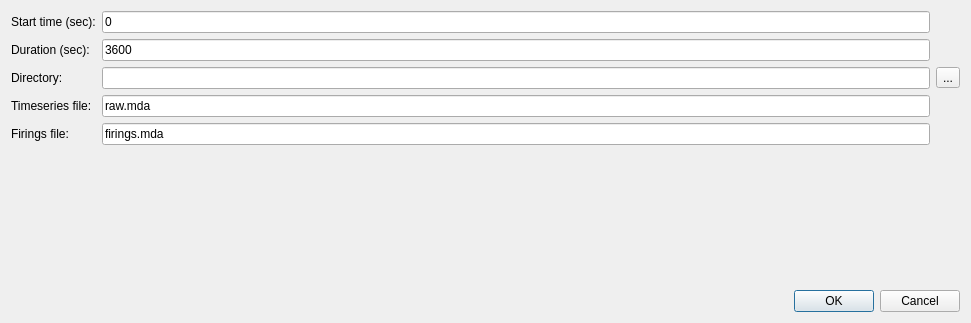
<?xml version="1.0" encoding="UTF-8"?>
<ui version="4.0">
 <class>ExportTimeIntervalDlg</class>
 <widget class="QDialog" name="ExportTimeIntervalDlg">
  <property name="geometry">
   <rect>
    <x>0</x>
    <y>0</y>
    <width>971</width>
    <height>323</height>
   </rect>
  </property>
  <property name="windowTitle">
   <string>Dialog</string>
  </property>
  <layout class="QVBoxLayout" name="verticalLayout_2">
   <item>
    <layout class="QVBoxLayout" name="verticalLayout">
     <item>
      <layout class="QGridLayout" name="gridLayout">
       <item row="2" column="2">
        <widget class="QToolButton" name="select_directory_button">
         <property name="text">
          <string>...</string>
         </property>
        </widget>
       </item>
       <item row="0" column="0">
        <widget class="QLabel" name="label">
         <property name="text">
          <string>Start time (sec):</string>
         </property>
        </widget>
       </item>
       <item row="1" column="1">
        <widget class="QLineEdit" name="duration">
         <property name="text">
          <string>3600</string>
         </property>
        </widget>
       </item>
       <item row="3" column="0">
        <widget class="QLabel" name="label_4">
         <property name="text">
          <string>Timeseries file:</string>
         </property>
        </widget>
       </item>
       <item row="0" column="1">
        <widget class="QLineEdit" name="start_time">
         <property name="text">
          <string>0</string>
         </property>
        </widget>
       </item>
       <item row="1" column="0">
        <widget class="QLabel" name="label_2">
         <property name="text">
          <string>Duration (sec):</string>
         </property>
        </widget>
       </item>
       <item row="2" column="0">
        <widget class="QLabel" name="label_3">
         <property name="text">
          <string>Directory:</string>
         </property>
        </widget>
       </item>
       <item row="2" column="1">
        <widget class="QLineEdit" name="directory"/>
       </item>
       <item row="4" column="0">
        <widget class="QLabel" name="label_5">
         <property name="text">
          <string>Firings file:</string>
         </property>
        </widget>
       </item>
       <item row="3" column="1">
        <widget class="QLineEdit" name="timeseries_file">
         <property name="text">
          <string>raw.mda</string>
         </property>
        </widget>
       </item>
       <item row="4" column="1">
        <widget class="QLineEdit" name="firings_file">
         <property name="text">
          <string>firings.mda</string>
         </property>
        </widget>
       </item>
      </layout>
     </item>
     <item>
      <spacer name="verticalSpacer">
       <property name="orientation">
        <enum>Qt::Vertical</enum>
       </property>
       <property name="sizeHint" stdset="0">
        <size>
         <width>20</width>
         <height>40</height>
        </size>
       </property>
      </spacer>
     </item>
     <item>
      <widget class="QDialogButtonBox" name="buttonBox">
       <property name="orientation">
        <enum>Qt::Horizontal</enum>
       </property>
       <property name="standardButtons">
        <set>QDialogButtonBox::Cancel|QDialogButtonBox::Ok</set>
       </property>
      </widget>
     </item>
    </layout>
   </item>
  </layout>
 </widget>
 <resources/>
 <connections>
  <connection>
   <sender>buttonBox</sender>
   <signal>accepted()</signal>
   <receiver>ExportTimeIntervalDlg</receiver>
   <slot>accept()</slot>
   <hints>
    <hint type="sourcelabel">
     <x>248</x>
     <y>254</y>
    </hint>
    <hint type="destinationlabel">
     <x>157</x>
     <y>274</y>
    </hint>
   </hints>
  </connection>
  <connection>
   <sender>buttonBox</sender>
   <signal>rejected()</signal>
   <receiver>ExportTimeIntervalDlg</receiver>
   <slot>reject()</slot>
   <hints>
    <hint type="sourcelabel">
     <x>316</x>
     <y>260</y>
    </hint>
    <hint type="destinationlabel">
     <x>286</x>
     <y>274</y>
    </hint>
   </hints>
  </connection>
 </connections>
</ui>
